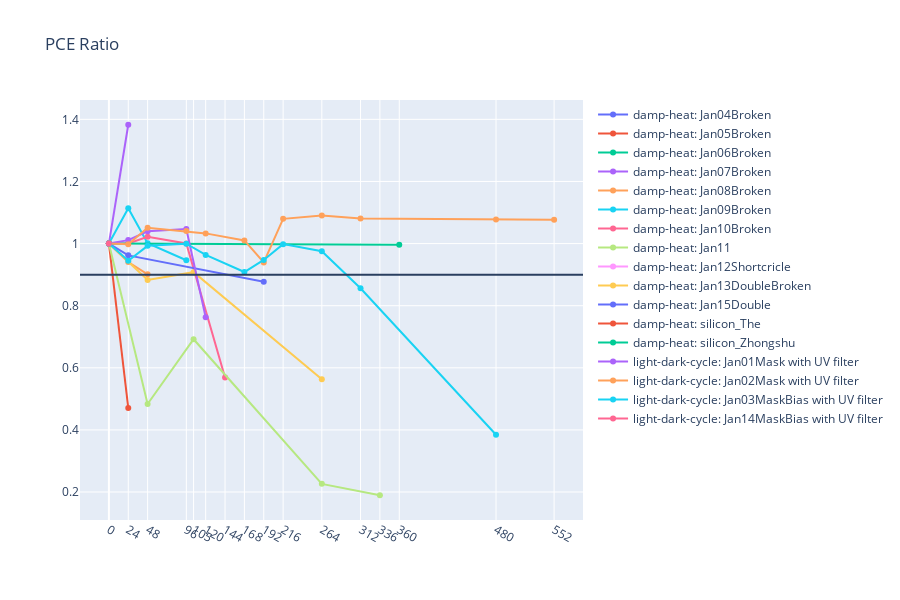

Here is the notebook cell this chart was saved with:
### Markdown cell above
## Draw overall PCE ratio chart

### Code cell
mf.draw_cell_PCE_overview_ratio(data)

### Figure 1 — Plotly figure (JSON) as saved in the notebook; plotly's stock layout.template omitted (floating-point values rounded to 4 significant figures)
{"data": [{"connectgaps": true, "line": {"shape": "linear"}, "mode": "lines+markers", "name": "damp-heat: Jan04Broken", "type": "scatter", "x": [0, 24, 48, 96, 105, 120, 144, 168, 192, 216, 264, 312, 336, 360, 480, 552], "y": [1, null, null, null, null, null, null, null, null, null, null, null, null, null, null, null]}, {"connectgaps": true, "line": {"shape": "linear"}, "mode": "lines+markers", "name": "damp-heat: Jan05Broken", "type": "scatter", "x": [0, 24, 48, 96, 105, 120, 144, 168, 192, 216, 264, 312, 336, 360, 480, 552], "y": [1, 0.4708, null, null, null, null, null, null, null, null, null, null, null, null, null, null]}, {"connectgaps": true, "line": {"shape": "linear"}, "mode": "lines+markers", "name": "damp-heat: Jan06Broken", "type": "scatter", "x": [0, 24, 48, 96, 105, 120, 144, 168, 192, 216, 264, 312, 336, 360, 480, 552], "y": [1, null, null, null, null, null, null, null, null, null, null, null, null, null, null, null]}, {"connectgaps": true, "line": {"shape": "linear"}, "mode": "lines+markers", "name": "damp-heat: Jan07Broken", "type": "scatter", "x": [0, 24, 48, 96, 105, 120, 144, 168, 192, 216, 264, 312, 336, 360, 480, 552], "y": [1, 1.383, null, null, null, null, null, null, null, null, null, null, null, null, null, null]}, {"connectgaps": true, "line": {"shape": "linear"}, "mode": "lines+markers", "name": "damp-heat: Jan08Broken", "type": "scatter", "x": [0, 24, 48, 96, 105, 120, 144, 168, 192, 216, 264, 312, 336, 360, 480, 552], "y": [1, 0.9405, 0.9011, null, null, null, null, null, null, null, null, null, null, null, null, null]}, {"connectgaps": true, "line": {"shape": "linear"}, "mode": "lines+markers", "name": "damp-heat: Jan09Broken", "type": "scatter", "x": [0, 24, 48, 96, 105, 120, 144, 168, 192, 216, 264, 312, 336, 360, 480, 552], "y": [1, 1.114, 1.001, 0.9463, null, null, null, null, null, null, null, null, null, null, null, null]}, {"connectgaps": true, "line": {"shape": "linear"}, "mode": "lines+markers", "name": "damp-heat: Jan10Broken", "type": "scatter", "x": [0, 24, 48, 96, 105, 120, 144, 168, 192, 216, 264, 312, 336, 360, 480, 552], "y": [1, 1.0, 1.022, 1.0, null, null, 0.5685, null, null, null, null, null, null, null, null, null]}, {"connectgaps": true, "line": {"shape": "linear"}, "mode": "lines+markers", "name": "damp-heat: Jan11", "type": "scatter", "x": [0, 24, 48, 96, 105, 120, 144, 168, 192, 216, 264, 312, 336, 360, 480, 552], "y": [1, null, 0.4834, null, 0.692, null, null, null, null, null, 0.2263, null, 0.1896, null, null, null]}, {"connectgaps": true, "line": {"shape": "linear"}, "mode": "lines+markers", "name": "damp-heat: Jan12Shortcricle", "type": "scatter", "x": [0, 24, 48, 96, 105, 120, 144, 168, 192, 216, 264, 312, 336, 360, 480, 552], "y": [1, null, null, null, null, null, null, null, null, null, null, null, null, null, null, null]}, {"connectgaps": true, "line": {"shape": "linear"}, "mode": "lines+markers", "name": "damp-heat: Jan13DoubleBroken", "type": "scatter", "x": [0, 24, 48, 96, 105, 120, 144, 168, 192, 216, 264, 312, 336, 360, 480, 552], "y": [1, null, 0.8826, null, 0.908, null, null, null, null, null, 0.5629, null, null, null, null, null]}, {"connectgaps": true, "line": {"shape": "linear"}, "mode": "lines+markers", "name": "damp-heat: Jan15Double", "type": "scatter", "x": [0, 24, 48, 96, 105, 120, 144, 168, 192, 216, 264, 312, 336, 360, 480, 552], "y": [1, 0.962, null, null, null, null, null, null, 0.8774, null, null, null, null, null, null, null]}, {"connectgaps": true, "line": {"shape": "linear"}, "mode": "lines+markers", "name": "damp-heat: silicon_The", "type": "scatter", "x": [0, 24, 48, 96, 105, 120, 144, 168, 192, 216, 264, 312, 336, 360, 480, 552], "y": [1, null, null, null, null, null, null, null, null, null, null, null, null, null, null, null]}, {"connectgaps": true, "line": {"shape": "linear"}, "mode": "lines+markers", "name": "damp-heat: silicon_Zhongshu", "type": "scatter", "x": [0, 24, 48, 96, 105, 120, 144, 168, 192, 216, 264, 312, 336, 360, 480, 552], "y": [1, null, null, null, null, null, null, null, null, null, null, null, null, 0.996, null, null]}, {"connectgaps": true, "line": {"shape": "linear"}, "mode": "lines+markers", "name": "light-dark-cycle: Jan01Mask with UV filter", "type": "scatter", "x": [0, 24, 48, 96, 105, 120, 144, 168, 192, 216, 264, 312, 336, 360, 480, 552], "y": [1, 1.011, 1.04, 1.047, null, 0.7628, null, null, null, null, null, null, null, null, null, null]}, {"connectgaps": true, "line": {"shape": "linear"}, "mode": "lines+markers", "name": "light-dark-cycle: Jan02Mask with UV filter", "type": "scatter", "x": [0, 24, 48, 96, 105, 120, 144, 168, 192, 216, 264, 312, 336, 360, 480, 552], "y": [1, 0.9979, 1.051, 1.04, null, 1.033, null, 1.01, 0.9393, 1.08, 1.09, 1.081, null, null, 1.078, 1.077]}, {"connectgaps": true, "line": {"shape": "linear"}, "mode": "lines+markers", "name": "light-dark-cycle: Jan03MaskBias with UV filter", "type": "scatter", "x": [0, 24, 48, 96, 105, 120, 144, 168, 192, 216, 264, 312, 336, 360, 480, 552], "y": [1, 0.9446, 0.9927, 0.9997, null, 0.9634, null, 0.9084, 0.9473, 0.9982, 0.9754, 0.8561, null, null, 0.3843, null]}, {"connectgaps": true, "line": {"shape": "linear"}, "mode": "lines+markers", "name": "light-dark-cycle: Jan14MaskBias with UV filter", "type": "scatter", "x": [0, 24, 48, 96, 105, 120, 144, 168, 192, 216, 264, 312, 336, 360, 480, 552], "y": [1, null, null, null, null, null, null, null, null, null, null, null, null, null, null, null]}], "layout": {"height": 600, "shapes": [{"type": "line", "x0": 0, "x1": 1, "xref": "x domain", "y0": 0.9, "y1": 0.9, "yref": "y"}], "title": {"text": "PCE Ratio"}, "xaxis": {"tickmode": "array", "tickvals": [0, 24, 48, 96, 105, 120, 144, 168, 192, 216, 264, 312, 336, 360, 480, 552]}}}
